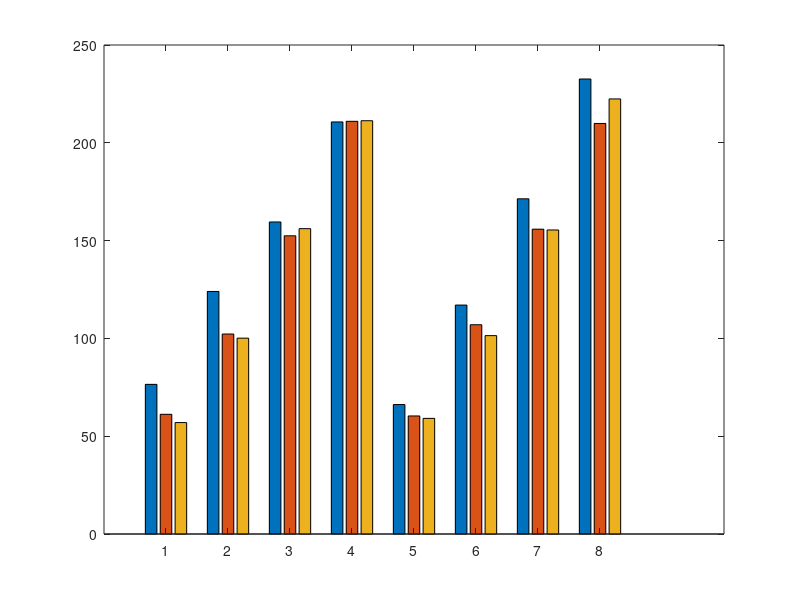

This chart was generated by the following MATLAB code: (Note: this script raises an error after producing the figure.)
% Data from the image, organized into a matrix
data = [
    -7.65054, -12.3999, -15.9525, -21.0674, -6.61883, -11.7038, -17.1383, -23.2619;
    -6.11949, -10.2244, -15.2463, -21.0987, -6.03528, -10.699, -15.5844, -20.989;
    -5.69664, -10.0131, -15.6111, -21.1292, -5.91137, -10.1419, -15.5433, -22.2436
];

% Transpose the data matrix so that columns form clusters of 3 bars
data = -10*data'; % Now each column will form a cluster

% Create a figure with the appropriate size for ICASSP format
hfig = figure('Units', 'centimeters', 'Position', [5, 5, 9, 6]); % 9 cm width, 6 cm height

% Bar chart with grouped bars
b = bar(data, 'grouped');

% Set custom colors for the 3 bars in each cluster
b(1).FaceColor = [0 0.4470 0.7410]; % Default blue
b(2).FaceColor = [0.8500 0.3250 0.0980]; % Default red-orange
b(3).FaceColor = [0.4940 0.1840 0.5560]; % Purple

% Customizing the axes labels and title with Times font
set(gca, 'XTickLabel', {'$\varphi_{11}$', '$\varphi_{12}$', '$\varphi_{13}$', '$\varphi_{14}$', ...
    '$\varphi_{21}$', '$\varphi_{22}$', '$\varphi_{23}$', '$\varphi_{24}$'}, 'FontName', 'Times', 'TickLabelInterpreter', 'latex');
xlabel('Phase parameters', 'FontName', 'Times');
ylabel('Variance of Errror $(-10\log_{10})$', 'FontName', 'Times', 'Interpreter','latex');
% title('Bar Chart with Clusters of 3 Bars', 'FontName', 'Times');

% Add legend for the bar groups with Times font
legend('CG-LMC', 'LMC', 'NA-LMC', 'Location', 'Best', 'FontName', 'Times');

% Display grid
grid on; grid minor;

% Adjust the figure to remove unnecessary white space and make it publication-ready
set(gca, 'LooseInset', max(get(gca, 'TightInset'), 0.02));

% Optional: save the figure as a high-resolution PNG or EPS file for publication
print('ICASSP_bar_chart', '-dpng', '-r300');  % Save as PNG with 300 DPI
% print('ICASSP_bar_chart', '-depsc', '-r300'); % Save as EPS if required

fname = 'myFig';
makeNiceFigure(hfig, fname);

%% Make nice figure


function [] = makeNiceFigure(hfig, fname)

picturewidth = 22; % set this parameter and keep it forever
hw_ratio = 0.65; % feel free to play with this ratio
set(findall(hfig,'-property','FontSize'),'FontSize',21) % adjust fontsize to your document

set(findall(hfig,'-property','Box'),'Box','off') % optional
set(findall(hfig,'-property','Interpreter'),'Interpreter','latex') 
set(findall(hfig,'-property','TickLabelInterpreter'),'TickLabelInterpreter','latex')
set(hfig,'Units','centimeters','Position',[3 3 picturewidth hw_ratio*picturewidth])
pos = get(hfig,'Position');
set(hfig,'PaperPositionMode','Auto','PaperUnits','centimeters','PaperSize',[pos(3), pos(4)])
%print(hfig,fname,'-dpdf','-painters','-fillpage')
print(hfig, fname,'-dpng','-painters')

end